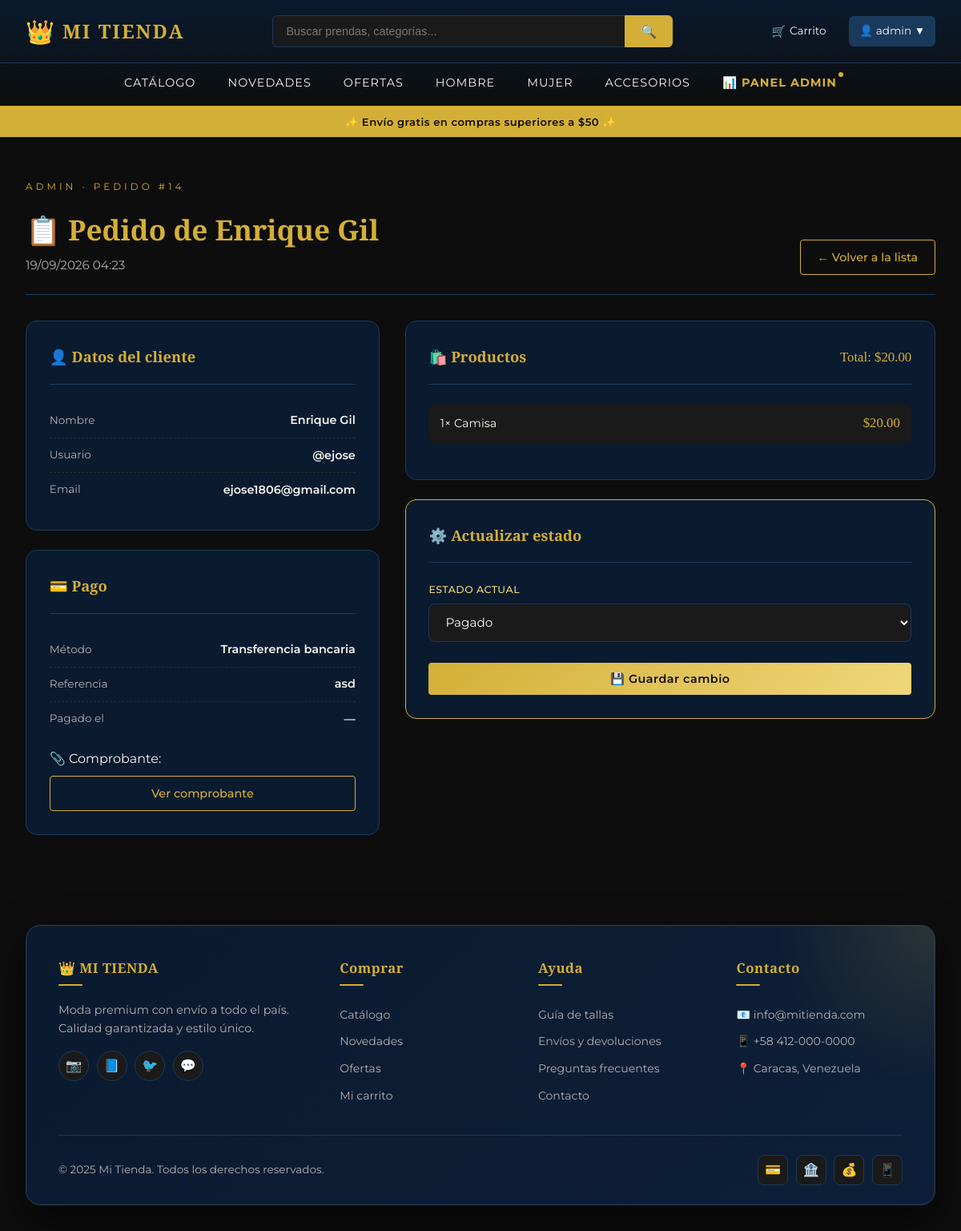
The page /admin-pedidos/14/ (signed in) on the database its author committed.
### tienda/tienda/models.py (models this page shows, shortened)
class Pedido(models.Model):
    ESTADOS = [
        ('pendiente', 'Pendiente de pago'),
        ('pagado', 'Pagado'),
        ('enviado', 'Enviado'),
        ('entregado', 'Entregado'),
        ('cancelado', 'Cancelado'),
        ('reembolsado', 'Reembolsado'),
    ]
    METODOS_PAGO = [
        ('transferencia', 'Transferencia bancaria'),
        ('mercadopago', 'MercadoPago'),
        ('binance', 'Binance Pay / USDT'),
        ('zelle', 'Zelle'),
    ]
    usuario = models.ForeignKey(User, on_delete=models.CASCADE, related_name='pedidos')
    creado = models.DateTimeField(auto_now_add=True)
    actualizado = models.DateTimeField(auto_now=True)
    estado = models.CharField(max_length=20, choices=ESTADOS, default='pendiente')
    total = models.DecimalField(max_digits=10, decimal_places=2, default=0)
    metodo_pago = models.CharField(
        max_length=20,
        choices=METODOS_PAGO,
        default='transferencia'
    )
    referencia_transferencia = models.CharField(max_length=100, blank=True)
    comprobante = models.ImageField(upload_to='comprobantes/', blank=True, null=True)
    class Meta:
        verbose_name = "Pedido"
        verbose_name_plural = "Pedidos"
        ordering = ['-creado']

class PedidoItem(models.Model):
    pedido = models.ForeignKey(Pedido, related_name='items', on_delete=models.CASCADE)
    producto = models.ForeignKey(Producto, on_delete=models.SET_NULL, null=True)
    precio = models.DecimalField(max_digits=10, decimal_places=2)
    cantidad = models.IntegerField()
    class Meta:
        verbose_name = "Item del pedido"
        verbose_name_plural = "Items del pedido"
    def subtotal(self):
        return self.precio * self.cantidad

class Producto(models.Model):
    nombre = models.CharField(max_length=200)
    descripcion = models.TextField()
    precio = models.DecimalField(max_digits=10, decimal_places=2)
    stock = models.IntegerField(default=0)
    imagen = models.ImageField(upload_to='productos/', blank=True, null=True)
    categoria = models.ForeignKey(Categoria, on_delete=models.CASCADE, related_name='productos')
    disponible = models.BooleanField(default=True)
    creado = models.DateTimeField(auto_now_add=True)
    class Meta:
        verbose_name = "Producto"
        verbose_name_plural = "Productos"
        ordering = ['-creado']

### tienda/tienda/views.py (the view, shortened to what this page needs)
# urls.py: path('admin-pedidos/<int:pedido_id>/', views.detalle_pedido_admin, name='detalle_pedido_admin'),
@staff_member_required
def detalle_pedido_admin(request, pedido_id):
    pedido = get_object_or_404(Pedido, id=pedido_id)
    return render(request, 'tienda/detalle_pedido_admin.html', {'pedido': pedido})

### tienda/templates/tienda/detalle_pedido_admin.html (shortened to what this page needs)
{% extends 'tienda/_base.html' %}
{% load static %}
{% block contenido %}
<section class="seccion-detalle-pedido-admin">
    <div class="admin-panel-header">
        <div class="admin-panel-titulo">
            <span class="seccion-tag">ADMIN · PEDIDO #{{ pedido.id }}</span>
            <h1>📋 Pedido de {{ pedido.usuario.get_full_name|default:pedido.usuario.username }}</h1>
            <p>{{ pedido.creado|date:"d/m/Y H:i" }}</p>
        </div>
        <a href="{% url 'lista_pedidos_admin' %}" class="btn-outline">← Volver a la lista</a>
    </div>
    <div class="pedido-admin-grid">
        <div class="pedido-admin-info">
            <div class="perfil-card">
                <div class="perfil-card-header">
                    <h3>👤 Datos del cliente</h3>
                </div>
                <ul class="pago-datos-lista">
                    <li>
                        <span class="label">Nombre</span>
                        <span class="valor">{{ pedido.usuario.get_full_name|default:pedido.usuario.username }}</span>
                    </li>
                    <li>
                        <span class="label">Usuario</span>
                        <span class="valor">@{{ pedido.usuario.username }}</span>
                    </li>
                    <li>
                        <span class="label">Email</span>
                        <span class="valor">{{ pedido.usuario.email }}</span>
                    </li>
                </ul>
            </div>
            <div class="perfil-card">
                <div class="perfil-card-header">
                    <h3>💳 Pago</h3>
                </div>
                <ul class="pago-datos-lista">
                    <li>
                        <span class="label">Método</span>
                        <span class="valor">{{ pedido.get_metodo_pago_display }}</span>
                    </li>
                    <li>
                        <span class="label">Referencia</span>
                        <span class="valor">{{ pedido.referencia_transferencia|default:"—" }}</span>
                    </li>
                    <li>
                        <span class="label">Pagado el</span>
                        <span class="valor">{{ pedido.pagado_en|date:"d/m/Y H:i"|default:"—" }}</span>
                    </li>
                </ul>
                {% if pedido.comprobante %}
                <div style="margin-top: 1rem;">
                    <p class="label" style="margin-bottom: 0.5rem;">📎 Comprobante:</p>
                    <a href="{{ pedido.comprobante.url }}" target="_blank" class="btn-outline btn-full">
                        Ver comprobante
                    </a>
                </div>
                {% endif %}
            </div>
        </div>
        <div class="pedido-admin-productos">
            <div class="perfil-card">
                <div class="perfil-card-header">
                    <h3>🛍️ Productos</h3>
                    <span class="tabla-precio">Total: ${{ pedido.total }}</span>
                </div>
                <div class="pedido-items">
                    {% for item in pedido.items.all %}
                    <div class="pedido-item">
                        <span>{{ item.cantidad }}× {{ item.producto.nombre }}</span>
                        <span class="tabla-precio">${{ item.subtotal }}</span>
                    </div>
                    {% endfor %}
                </div>
            </div>
            <div class="perfil-card" style="border-color: var(--dorado);">
                <div class="perfil-card-header">
                    <h3>⚙️ Actualizar estado</h3>
                </div>
                <form method="post" class="perfil-form">
                    <div class="perfil-field">
                        <label for="estado">Estado actual</label>
                        <select name="estado" id="estado" class="form-input" required>
                            {% for valor, etiqueta in pedido.ESTADOS %}
                            <option value="{{ valor }}" {% if pedido.estado == valor %}selected{% endif %}>
                                {{ etiqueta }}
                            </option>
                            {% endfor %}
                        </select>
                    </div>
                    <button type="submit" class="btn-dorado btn-full">
                        💾 Guardar cambio
                    </button>
                </form>
            </div>
        </div>
    </div>
</section>
{% endblock %}

### templates/tienda/_base.html (shortened to what this page needs)
{% load static %}
<!DOCTYPE html>
<html lang="es">
<head>
    <link rel="stylesheet" href="{% static 'css/estilo.css' %}">
</head>
<body>
<header class="site-header">
    <div class="header-main">
        <a href="{% url 'inicio' %}" class="logo">
            <span class="logo-icon">👑</span>
            <span class="logo-text">MI TIENDA</span>
        </a>
        <form method="get" action="{% url 'lista_productos' %}" class="header-buscador">
            <input type="text" name="q" placeholder="Buscar prendas, categorías..." value="{{ request.GET.q }}">
            <button type="submit">🔍</button>
        </form>
        <nav class="header-nav">
            {% if user.is_authenticated %}
                <a href="{% url 'ver_carrito' %}" class="nav-icon" title="Carrito">
                    🛒<span>Carrito</span>
                </a>
                <div class="user-menu">
                    <span class="user-name">👤 {{ user.first_name|default:user.username }} ▼</span>
                </div>
            {% else %}
                <a href="{% url 'login' %}" class="btn-outline">Iniciar sesión</a>
                <a href="{% url 'registro' %}" class="btn-dorado">Registrarse</a>
            {% endif %}
        </nav>
    </div>
    <nav class="header-menu">
        <a href="{% url 'lista_productos' %}">Catálogo</a>
        <a href="{% url 'lista_productos' %}?orden=nuevo">Novedades</a>
        <a href="{% url 'lista_productos' %}?orden=precio_asc">Ofertas</a>
        <a href="{% url 'lista_productos' %}">Hombre</a>
        <a href="{% url 'lista_productos' %}">Mujer</a>
        <a href="{% url 'lista_productos' %}">Accesorios</a>
        {% if user.is_staff %}
        <a href="{% url 'lista_admin' %}" class="menu-admin">📊 Panel admin</a>
        {% endif %}
    </nav>
</header>
    <div class="header-top">
        <p>✨ Envío gratis en compras superiores a $50 ✨</p>
    </div>
<main>
    {% block contenido %}{% endblock %}
</main>
<footer class="site-footer">
    <div class="footer-caja">
        <div class="footer-grid">
            <div class="footer-col">
                <h4>👑 MI TIENDA</h4>
                <p>Moda premium con envío a todo el país. Calidad garantizada y estilo único.</p>
                <div class="social-icons">
                    <a href="#" title="Instagram">📷</a>
                    <a href="#" title="Facebook">📘</a>
                    <a href="#" title="Twitter">🐦</a>
                    <a href="#" title="WhatsApp">💬</a>
                </div>
            </div>
            <div class="footer-col">
                <h4>Comprar</h4>
                <ul>
                    <li><a href="{% url 'lista_productos' %}">Catálogo</a></li>
                    <li><a href="{% url 'lista_productos' %}?orden=nuevo">Novedades</a></li>
                    <li><a href="{% url 'lista_productos' %}?orden=precio_asc">Ofertas</a></li>
                    <li><a href="{% url 'ver_carrito' %}">Mi carrito</a></li>
                </ul>
            </div>
            <div class="footer-col">
                <h4>Ayuda</h4>
                <ul>
                    <li><a href="#">Guía de tallas</a></li>
                    <li><a href="#">Envíos y devoluciones</a></li>
                    <li><a href="#">Preguntas frecuentes</a></li>
                    <li><a href="#">Contacto</a></li>
                </ul>
            </div>
            <div class="footer-col">
                <h4>Contacto</h4>
                <ul>
                    <li>📧 info@mitienda.com</li>
                    <li>📱 +58 412-000-0000</li>
                    <li>📍 Caracas, Venezuela</li>
                </ul>
            </div>
        </div>
        <div class="footer-bottom">
            <p>&copy; 2025 Mi Tienda. Todos los derechos reservados.</p>
            <div class="pagos-icons">
                <span title="Tarjeta">💳</span>
                <span title="Transferencia">🏦</span>
                <span title="Efectivo">💰</span>
                <span title="Pago móvil">📱</span>
            </div>
        </div>
    </div>
</footer>
</body>
</html>

### rows shown on the page
Pedido: id "14", usuario.get_full_name "Enrique Gil", creado "19/09/2026 04:23", usuario.username "ejose", usuario.email "ejose1806@gmail.com", metodo_pago "Transferencia bancaria", referencia_transferencia "asd", total "20.00", estado "Pagado"
PedidoItem: cantidad "1", producto.nombre "Camisa", subtotal "20.00"

### other values the page prints
{{ user.first_name|default:user.username }} "admin"
{{ pedido.pagado_en|date:"d/m/Y H:i"|default:"—" }} "—"
